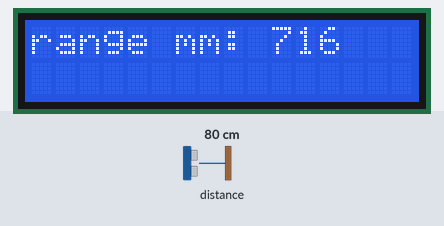
The sketch below on a simulated Arduino Uno, built with avr-gcc and run on an emulated ATmega328P. On the bench: 16×2 character LCD. The test bench sets the inputs (shaded band); at power-on: distance to the obstacle 80 cm. What the sketch prints to the serial monitor is not drawn.

Above: at 1.24 s.
1.3 s: distance to the obstacle set to 250 cm
At 2.24 s:
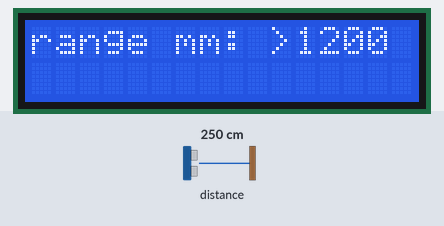
3.3 s: distance to the obstacle set to 2 cm
At 3.34 s:
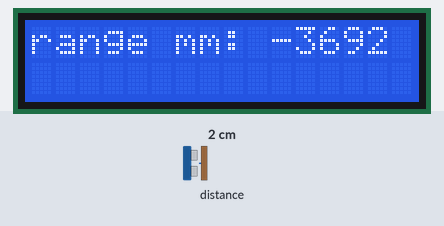
4.8 s: distance to the obstacle set to 18 cm
At 7.9 s:
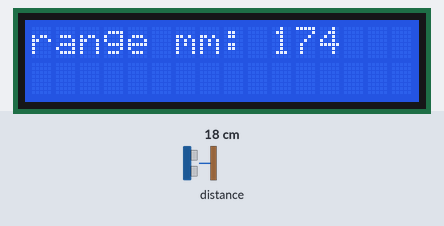

Measured:
- after the input at 1.3 s, the display: changes at once (image 1)
- what the display in image 1 shows lasts 0.5 s, from 2.0 s to 2.5 s

The sketch:

VL53L0_LCDpolo.ino
```cpp
/*
  VL53L0X polo shows use of continuous mode to take range
  measurements with the VL53L0X I2C TOF rangefinder. Based on
  vl53l0x_ContinuousRanging_Example.c from the VL53L0X API.
  polo lib works w/ adafrut sensor, better than their lib.
  The range readings are in mm., good to ~ 1200 mm w/
  white wall, normal room lite

  Uses: LCD 16x2 display, wire lib for I2C, elapsedMillis,
*/

#include <Wire.h>
#include <VL53L0X.h>
#include <elapsedMillis.h>  // to .print at interval
#include <LiquidCrystal.h>

VL53L0X sensor;

//#define LONG_RANGE
// Uncomment this line to use long range mode. This
// increases the sensitivity of the sensor and extends its
// potential range, but increases the likelihood of getting
// an inaccurate reading because of reflections from objects
// other than the intended target. It works best in dark
// conditions.
// my test --> worse range in normal room lite

// Uncomment ONE of next two lines to get
// - higher speed at the cost of lower accuracy OR
// - higher accuracy at the cost of lower speed

//#define HIGH_SPEED  neither improved range or accuracy
//#define HIGH_ACCURACY

elapsedMillis timeElapsed; // declare global so not reset every loop
unsigned int interval = 2000;  // ms for local ser mon print

LiquidCrystal lcd(8, 9, 4, 5, 6, 7); // used for 16/2 shield


void setup()
{
  Serial.begin(9600);
  lcd.begin(16, 2);    // 16 col, 2 row LCD
  Wire.begin();  // use default SCL SDA ardu pins

  sensor.init();
  sensor.setTimeout(500);

#if defined LONG_RANGE
  // lower the return signal rate limit (default is 0.25 MCPS)
  sensor.setSignalRateLimit(0.1);
  // increase laser pulse periods (defaults are 14 and 10 PCLKs)
  sensor.setVcselPulsePeriod(VL53L0X::VcselPeriodPreRange, 18);
  sensor.setVcselPulsePeriod(VL53L0X::VcselPeriodFinalRange, 14);
#endif

#if defined HIGH_SPEED
  // reduce timing budget to 20 ms (default is about 33 ms)
  sensor.setMeasurementTimingBudget(20000);
#elif defined HIGH_ACCURACY
  // increase timing budget to 200 ms
  sensor.setMeasurementTimingBudget(200000);
#endif

  // Start continuous back-to-back mode (take readings as
  // fast as possible). To use continuous 'timed' mode
  // instead, provide a desired inter-measurement period in
  // ms (e.g. sensor.startContinuous(100)).
  sensor.startContinuous(50);

  Serial.println("Polo VL53L0X continuous test");

} // end setup


void loop()
{  // start laser distance code
  static int avgRng = 100;
  int range = sensor.readRangeContinuousMillimeters();
  // was Serial.print(sensor.readRangeContinuousMillimeters());

  //int range = sensor.readRangeSingleMillimeters();

  if (sensor.timeoutOccurred())
  {
    Serial.println(" TIMEOUT");
  }

  // expon MA smoothes output; choose speed vs stability
  avgRng = (((avgRng * 6) + range) / 7);

    lcd.clear();
    // lcd.setCursor(0, 0);
    lcd.print("range mm: ");
    if (avgRng >= 1201) lcd.print(">1200");
    else lcd.print(avgRng);

  // print to ser. mon. at sane interval
  if (timeElapsed > interval)
  {
    Serial.print("Distance (mm): ");
    Serial.println(avgRng);
    timeElapsed = 0;
  }  // end if time elapsed
// end VL53L0 code

  delay(50);
}  // end loop
```
